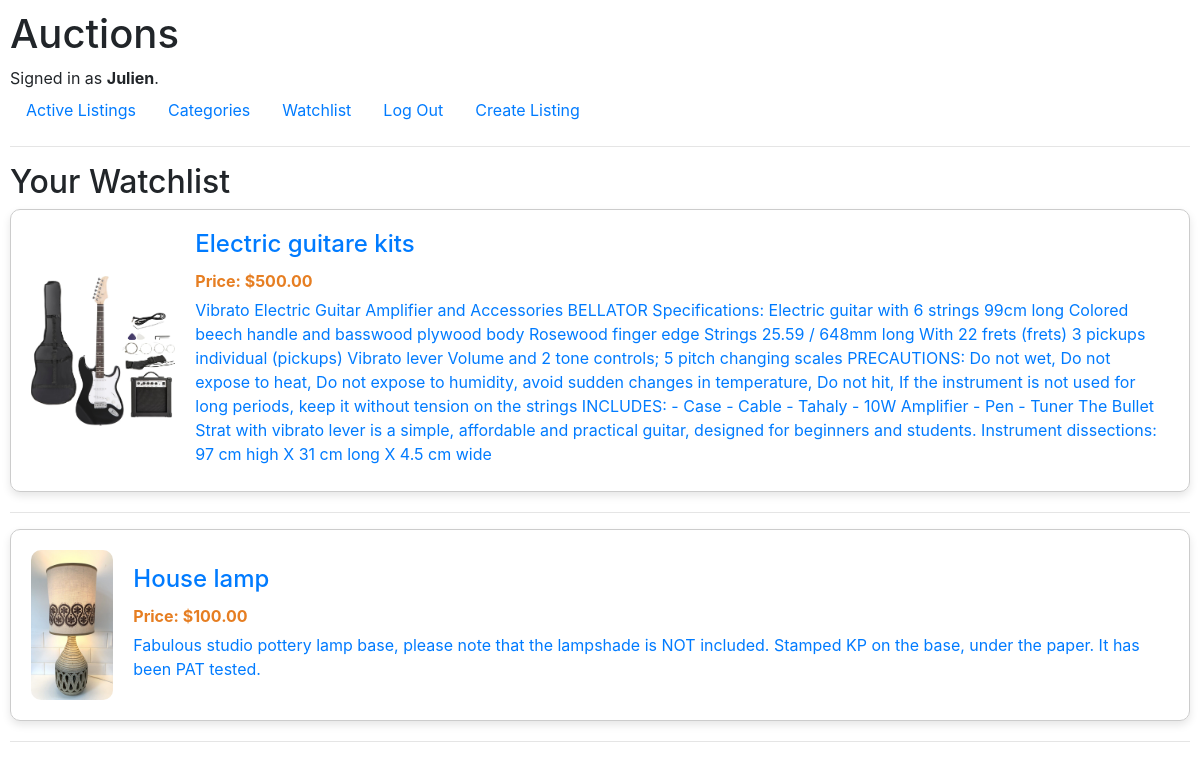
/watchlist/ (signed in), run on the app's committed database.
### auctions/models.py (models this page shows, shortened)
class User(AbstractUser):
    watchlist = models.ManyToManyField('Auction', related_name='watchlisted_by', blank=True)

class Auction(models.Model):
    user = models.ForeignKey(settings.AUTH_USER_MODEL, on_delete=models.CASCADE)
    title = models.CharField(max_length=64)
    description = models.TextField()
    price = models.DecimalField(max_digits=10, decimal_places=2)
    photo = models.ImageField(upload_to='products/photos/', null=True, blank=True)
    category = models.ForeignKey(Category, on_delete=models.CASCADE, related_name="auctions")
    closed = models.BooleanField(default=False)

### auctions/views.py (the view)
# urls.py: path('watchlist/', views.watchlist, name='watchlist'),
@login_required
def watchlist(request):
    watchlist_auctions = request.user.watchlist.all()
    return render(request, "auctions/watchlist.html", {
        "watchlist_auctions": watchlist_auctions
    })

### auctions/templates/auctions/watchlist.html
{% extends "auctions/layout.html" %}
{% block body %}
<h2>Your Watchlist</h2>
    <div>
        {% for auction in watchlist_auctions %}
            <a href="{% url 'auction' auction.id %}" class="auction-block">
                {% if auction.photo %}
                <img src="{{ auction.photo.url }}" alt="{{ auction.title }}">
                {% endif %}
                <div class="auction-details">
                    <h2>{{ auction.title }}</h2>
                    <p class="price">Price: ${{ auction.price }}</p>
                    <p>{{ auction.description }}</p>
                </div>
            </a>
            <hr>
        {% endfor %}
    </div>
{% endblock %}

### auctions/templates/auctions/layout.html (shortened to what this page needs)
{% load static %}
<!DOCTYPE html>
<html lang="en">
    <head>
        <link rel="stylesheet" href="https://stackpath.bootstrapcdn.com/bootstrap/4.4.1/css/bootstrap.min.css">
        <link href="{% static 'auctions/styles.css' %}" rel="stylesheet">
    </head>
    <body>
        <h1>Auctions</h1>
        <div>
            {% if user.is_authenticated %}
                Signed in as <strong>{{ user.username }}</strong>.
            {% else %}
                Not signed in.
            {% endif %}
        </div>
        <ul class="nav">
            <li class="nav-item">
                <a class="nav-link" href="{% url 'index' %}">Active Listings</a>
            </li>
            <li class="nav-item">
                <a class="nav-link" href="{% url 'categories' %}">Categories</a>
            </li>
            {% if user.is_authenticated %}
                <li class="nav-item">
                    <a class="nav-link" href="{% url 'watchlist' %}">Watchlist</a>
                </li>
                <li class="nav-item">
                    <a class="nav-link" href="{% url 'logout' %}">Log Out</a>
                </li>
                <li class="nav-item">
                    <a class="nav-link" href="{% url 'create_listing' %}">Create Listing</a>
                </li>
            {% endif %}
        </ul>
        <hr>
        {% block body %}
        {% endblock %}
    </body>
</html>

### auctions/static/auctions/styles.css (style rules this page uses)
body { padding: 10px; }
.auction-block { display: flex; border: 1px solid #ccc; border-radius: 10px; padding: 20px; margin-bottom: 20px; align-items: center; box-shadow: 0 4px 8px rgba(0, 0, 0, 0.1); }
.auction-block img { max-width: 150px; max-height: 150px; margin-right: 20px; border-radius: 10px; }
.auction-details { flex-grow: 1; }
.auction-details h2 { font-size: 1.5em; margin-bottom: 10px; }
.auction-details p { font-size: 1em; margin-bottom: 5px; }
.auction-details .price { font-weight: bold; color: #e67e22; }

### data on the page
User: username "Julien"
Auction: photo (picture), title "Electric guitare kits", price "500.00", description "Vibrato Electric Guitar Amplifier and Accessories BELLATOR Specifications: Electric guitar with 6 strings 99cm long Colored beech handle and basswood plywood body Rosewood finger edge Strings 25.59 / 648mm long With 22 frets (frets) 3 pickups individual (pickups) Vibrato lever Volume and 2 tone controls; 5 pitch changing scales PRECAUTIONS: Do not wet, Do not expose to heat, Do not expose to humidity, avoid sudden changes in temperature, Do not hit, If the instrument is not used for long periods, keep it without tension on the strings INCLUDES: - Case - Cable - Tahaly - 10W Amplifier - Pen - Tuner The Bullet Strat with vibrato lever is a simple, affordable and practical guitar, designed for…"
Auction: photo (picture), title "House lamp", price "100.00", description "Fabulous studio pottery lamp base, please note that the lampshade is NOT included. Stamped KP on the base, under the paper. It has been PAT tested."
